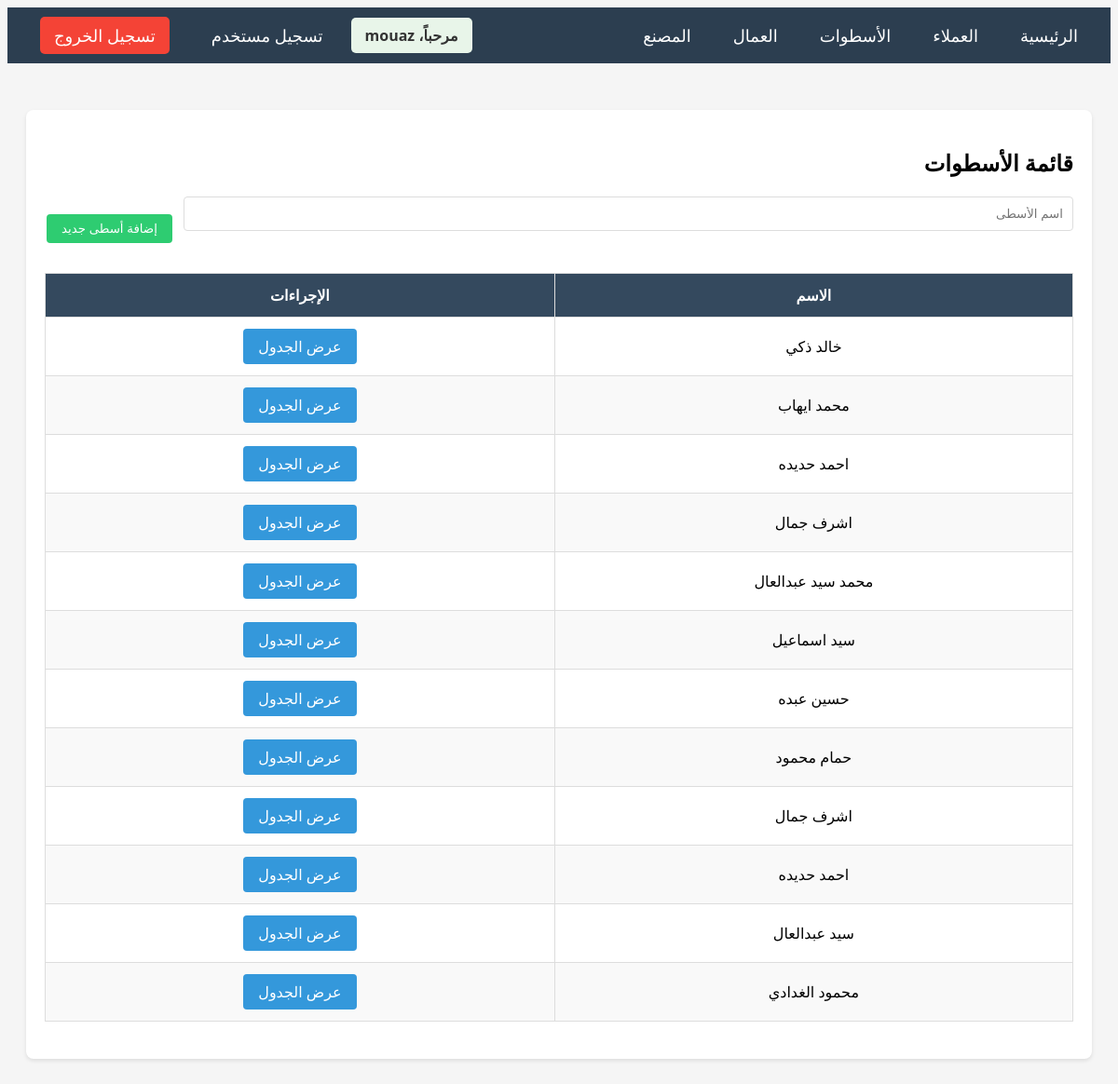
Screenshot of /craftsmen/ (signed in) with the database file from the repository.
### main/models.py (models this page shows, shortened)
class Craftsman(models.Model):
    name = models.CharField(max_length=200, verbose_name='اسم الأسطى')
    created_at = models.DateTimeField(auto_now_add=True)
    class Meta:
        verbose_name = 'أسطى'
        verbose_name_plural = 'الأسطوات'
        ordering = ['-created_at']

### main/views.py (the view)
# urls.py: path('craftsmen/', views.craftsman_list, name='craftsman_list'),
@login_required
def craftsman_list(request):
    craftsmen = Craftsman.objects.all()
    if request.method == 'POST':
        form = CraftsmanForm(request.POST)
        if form.is_valid():
            form.save()
            messages.success(request, 'تم إضافة الأسطى بنجاح')
            return redirect('craftsman_list')
    else:
        form = CraftsmanForm()
    return render(request, 'main/craftsman_list.html', {'craftsmen': craftsmen, 'form': form})

### main/forms.py
class CraftsmanForm(forms.ModelForm):
    class Meta:
        model = Craftsman
        fields = ['name']
        widgets = {
            'name': forms.TextInput(attrs={'class': 'form-control', 'placeholder': 'اسم الأسطى'}),
        }

### main/templates/main/craftsman_list.html (shortened to what this page needs)
{% extends 'main/base.html' %}
{% block content %}
<div class="card">
    <h2>قائمة الأسطوات</h2>
    <form method="POST" style="margin-bottom: 30px;">
        <div style="display: flex; gap: 10px; align-items: end;">
            <div class="form-group" style="flex: 1;">
                {{ form.name }}
            </div>
            <button type="submit" class="btn btn-success">إضافة أسطى جديد</button>
        </div>
    </form>
    <div class="table-container">
        <table>
            <thead>
                <tr>
                    <th>الاسم</th>
                    <th>الإجراءات</th>
                </tr>
            </thead>
            <tbody>
                {% for craftsman in craftsmen %}
                <tr>
                    <td>{{ craftsman.name }}</td>
                    <td>
                        <a href="{% url 'craftsman_detail' craftsman.pk %}" class="btn btn-primary">عرض الجدول</a>
                    </td>
                </tr>
                {% empty %}
                <tr>
                    <td colspan="2" style="text-align: center;">لا يوجد أسطوات حالياً</td>
                </tr>
                {% endfor %}
            </tbody>
        </table>
    </div>
</div>
{% endblock %}

### main/templates/main/base.html (shortened to what this page needs)
<!DOCTYPE html>
<html lang="ar" dir="rtl">
<head>
    {% load static %}
    <link rel="stylesheet" href="{% static 'css/style.css' %}">
</head>
<body>
    <nav class="navbar">
        <div class="nav-right">
            <a href="{% url 'home' %}">الرئيسية</a>
            <a href="{% url 'customer_list' %}">العملاء</a>
            <a href="{% url 'craftsman_list' %}">الأسطوات</a>
            <a href="{% url 'worker_list' %}">العمال</a>
            <a href="{% url 'factory_detail' %}">المصنع</a>
        </div>
        <div class="nav-left">
            {% if user.is_authenticated %}
            <span class="user-info">مرحباً، {{ user.username }}</span>
            {% if user.is_superuser %}
            <a href="{% url 'register' %}">تسجيل مستخدم</a>
            {% endif %}
            <a href="{% url 'logout' %}" class="btn-logout">تسجيل الخروج</a>
            {% else %}
            <a href="{% url 'login' %}">تسجيل الدخول</a>
            {% endif %}
        </div>
    </nav>
    <div class="container">
        {% block content %}
        {% endblock %}
    </div>
</body>
</html>

### static/css/style.css (style rules this page uses)
body { direction: rtl; text-align: right; font-family: 'Segoe UI', Tahoma, Geneva, Verdana, sans-serif; background-color: #f5f5f5; }
.container { max-width: 1200px; margin: 0 auto; padding: 20px; }
.navbar { background-color: #2c3e50; padding: 15px; margin-bottom: 30px; }
.navbar a { color: white; text-decoration: none; margin: 0 15px; font-size: 18px; }
.card { background: white; border-radius: 8px; padding: 20px; margin-bottom: 20px; box-shadow: 0 2px 4px rgba(0,0,0,0.1); }
.table-container { overflow-x: auto; margin: 20px 0; }
table { width: 100%; border-collapse: collapse; background: white; }
table th { background-color: #34495e; color: white; padding: 12px; text-align: center; border: 1px solid #ddd; }
table td { padding: 10px; text-align: center; border: 1px solid #ddd; }
table tr:nth-child(even) { background-color: #f9f9f9; }
.btn { padding: 8px 16px; border: none; border-radius: 4px; cursor: pointer; text-decoration: none; display: inline-block; margin: 2px; }
.btn-primary { background-color: #3498db; color: white; }
.btn-success { background-color: #2ecc71; color: white; }
.form-group { margin-bottom: 15px; }
.form-control { width: 100%; padding: 10px; border: 1px solid #ddd; border-radius: 4px; box-sizing: border-box; }

### main/templates/main/base.html (style rules this page uses)
.navbar { display: flex; justify-content: space-between; align-items: center; padding: 10px 20px; }
.nav-right, .nav-left { display: flex; gap: 15px; align-items: center; }
.user-info { color: #333; font-weight: bold; padding: 8px 15px; background: #e8f5e9; border-radius: 5px; }
.btn-logout { background: #f44336 !important; color: white !important; padding: 8px 15px !important; border-radius: 5px !important; text-decoration: none !important; }

### rows the page displays
Craftsman: name "خالد ذكي"
Craftsman: name "محمد ايهاب"
Craftsman: name "احمد حديده"
Craftsman: name "اشرف جمال"
Craftsman: name "محمد سيد عبدالعال"
Craftsman: name "سيد اسماعيل"
Craftsman: name "حسين عبده"
Craftsman: name "حمام محمود"
Craftsman: name "اشرف جمال"
Craftsman: name "احمد حديده"
Craftsman: name "سيد عبدالعال"
Craftsman: name "محمود الغدادي"

### other values shown
{{ user.username }} "mouaz"
